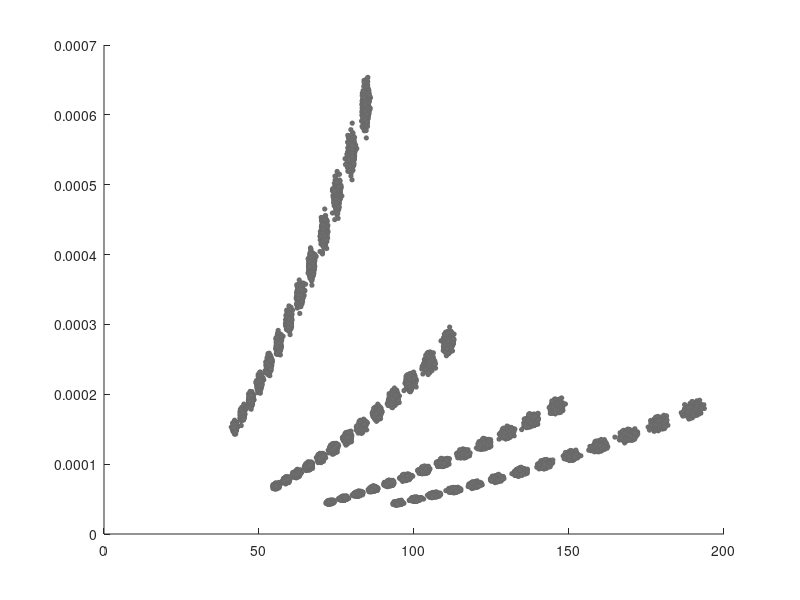

MATLAB code for this plot: (Note: this script raises an error after producing the figure.)
clear all;
%load '/home/jmhh/WASPAA2019/mats/trained_model_of__from_12th_fret.mat';
%figure; plot(pitchEstimate(:,:,13),BEstimate(:,:,13)); hold on, plot(pitchModelOriginalUnits(:),BModelOriginalUnits(:),'.k')
%close all;
for iiii=1:500
%% Initialise parameters
%%%%%%%%%%%%%%%%%%%%%%%%%%%%%%%%%%%%%%%%%%%%%%%%%%%%%%%%%%%
%% Pluck position and displacement
P = 1 / 3; 	
force = .05;

L0 = 34*0.0254 ;%0.6411 + [1 2 9 4 5 2]'* 1e-3; % distance from nut to bridge

numStrings = 4;
strNdx = (1:numStrings)';
numFrets = 12;
fretNdx = (0:numFrets)';
    
%Material properties
Esteel = 2.27e11; % Young's modulus for steel
G = 79.3e9; % known shear modulus steel

rhoCore = 7950; %[kg/m^3]
rhoWrapping = 6250; %[kg/m^3]

%dFull = [.010; .013; .0172; .026; .036; .046] * 0.0254; %full diameter for the  strings
%dCore = [.010; .013; .0172; .0146; .016; .018] * 0.0254; %core diameter without wrapping

dFull = [.045;  .065 ;.085; .105;   ] * 0.0254; %full diameter for the  strings
dCore = [.019; .02; .022; .026; ] * 0.0254; %core diameter without wrapping
% dFull = [.0115; .0151; .023 ; .032; ] * 0.0254; %full diameter for the  strings
% dCore = [.0115; .0151; .0136; .014; ] * 0.0254; %core diameter without wrapping

T0 = [40.6; 49.0; 48.1; 42.4;]*4.45; %([12.8; 12; 17.5; 18.5;]+9)*4.45;

%%%%%%%%%%%%%%%%%%%%%%%%%%%%%%%%%%%%%%%%%%%%%%%%%%%%%%%%%
% Add noise to length
L0 = L0.*2.^(-fretNdx'/12);
L0=L0+randn(size(L0)).*L0*0.005;

% Add noise to T0
T0=T0+randn(size(T0)).*T0*0.005;

% Add noise to dCore
dCore=dCore+randn(size(dCore)).*dCore*0.005;

% Add noise to dWrapping
dWrapping = (dFull - dCore) / 2; %diameter of wrapping wire
dWrapping=dWrapping+randn(size(dWrapping)).*dWrapping*0.005;

% Add noise to plucking force
force=force+randn(size(force)).*force*.005;




%%%%%%%%%%%%%%%%%%%%%
% calculate B and f0

ACore = (pi*(dCore/2).^2);% (pi * dCore.^2) / 4; %Crosssection core [m^2]

% Mass-per-unit length
mu = ACore .* rhoCore + rhoWrapping * ((2 * dWrapping + dCore).^2 - dCore.^2) * (pi / 4);

% Calculating deltaL from material properties
D = dCore + dWrapping;
TcOverTw = (8 * ACore .* D.^3 .* Esteel) ./ (G * dWrapping.^5);
Tc = T0 ./ ((1 ./ TcOverTw) + 1);
Tw = T0 ./ (TcOverTw + 1);
deltaL = (L0 .* Tc) ./ (ACore * Esteel + Tc);

%calculate effective Young's modulus for all strings
E = (Tc ./ ACore) ./ (deltaL ./ (L0 - deltaL));
Eeff = (T0 ./ ACore) ./ (deltaL ./ (L0 - deltaL));

% Transverse Displacement [Abbot, Strings in the 16th and 17th Centuries, 1974, Appendix 3]
deltaP = ((L0 * P .* force .* (1-P)) ./ T0).^2; 

% Length extension
deltaDeltaL = sqrt((P .* L0).^2 + deltaP.^2) + sqrt(((1 - P).*L0).^2 + deltaP.^2) - L0;

% Displacement as if plucked in the middle (retaining the length extension)
deltaHalf = sqrt((deltaDeltaL.^2 + deltaDeltaL .* L0 * 2) / 4);

% Calculate inharmonicity factor
K = (pi^3 * Eeff .* dCore.^2) ./ (16 * T0 .* L0.^2);

%K = -(pi^3 * Eeff .* dCore.^2) ./ (16 * T0 .* L0.^1);

% B is a sum of intrinsic and pluck deflection
BIntrinsic(:,:,iiii) = (K ./ 4) .* dCore.^2;
BPluck(:,:,iiii) = ((K * 3) ./ 8) .* deltaHalf.^2;

f0(:,:,iiii) = sqrt(T0./mu)./L0/2;

end
BMixed = BIntrinsic + BPluck;
BSimulations = BMixed;
pitchSimulations = f0;

w0 = f0;

%load ~/repositories/guitar_string_finger_and_pluck_estimation/util/inharmonicity/mats/BMean_Martin_40ms_wo.mat% Firebrand_40ms_wo.mat
BModelOriginalUnits = [...
    0.1543    0.0674    0.0433    0.0451; ...
    0.1732    0.0756    0.0486    0.0506; ...
    0.1945    0.0849    0.0545    0.0568; ...
    0.2183    0.0953    0.0612    0.0638; ...
    0.2450    0.1069    0.0687    0.0716; ...
    0.2750    0.1200    0.0771    0.0804; ...
    0.3087    0.1347    0.0865    0.0902; ...
    0.3465    0.1512    0.0971    0.1013; ...
    0.3889    0.1697    0.1090    0.1137; ...
    0.4365    0.1905    0.1223    0.1276; ...
    0.4900    0.2138    0.1373    0.1432; ...
    0.5500    0.2400    0.1541    0.1608; ...
    0.6174    0.2694    0.1730    0.1805; ]*1.0e-03;
pitchModelOriginalUnits = [...
   41.2403   55.5997   74.1089   98.8028; ...
   43.6926   58.9059   78.5156  104.6779; ...
   46.2907   62.4086   83.1844  110.9023; ...
   49.0432   66.1196   88.1308  117.4969; ...
   51.9595   70.0513   93.3714  124.4837; ...
   55.0492   74.2168   98.9235  131.8859; ...
   58.3226   78.6299  104.8058  139.7282; ...
   61.7906   83.3055  111.0379  148.0369; ...
   65.4649   88.2591  117.6405  156.8396; ...
   69.3576   93.5073  124.6358  166.1658; ...
   73.4818   99.0675  132.0470  176.0465; ...
   77.8513  104.9583  139.8990  186.5148; ...
   82.4806  111.1995  148.2178  197.6055; ];

mf= pitchModelOriginalUnits(:);%  mean(f0Table,3); mb =mean(BTable,3);
mb = BModelOriginalUnits(:);

minX = 100; maxX = 115;
minY = .75e-4; maxY = 1.16e-4;
figure(22); clf

scatter1 = scatter(w0(:),BMixed(:),10,'filled','o','MarkerFaceColor',[0.43 0.43 0.43],'MarkerEdgeColor',[0.41 0.41 0.41]); 
% Set property MarkerFaceAlpha and MarkerEdgeAlpha to <1.0
scatter1.MarkerFaceAlpha = .4;
scatter1.MarkerEdgeAlpha = .5;
%%
hold on ; scatter((mf(:)),(mb(:)),20,'o','MarkerFaceColor',[.9 .69 .0 ],'MarkerEdgeColor',[0.91 0.61 0.01]);
plot([minX minX],[minY maxY],'k',[maxX maxX],[minY maxY],'k')
plot([minX maxX],[minY minY],'k',[minX maxX],[maxY maxY],'k')
plot([minX 98],[minY 2.98e-4],'--k')
plot([maxX 230],[minY 2.98e-4],'--k')
plot([minX 98],[maxY 4.3e-4],'--k')
plot([maxX 230],[maxY 4.3e-4],'--k')
l=legend('Simulated','Measured');
set(l,'Position',[.63 .8470 0.1 0.2],'orientation', 'horizontal'); legend boxoff %,,"orientation", "horizontal");legend boxoff 

grid minor
ylabel('B [\cdot]'); xlabel('\omega_0 [Hz]');
xlim([35 250]); ylim([1e-5 6e-4]);
hold on; plot(pitchModelOriginalUnits(:),BModelOriginalUnits(:),'.')

%% zoom in
axes('position',[.35 .6 .5 .25])
%
w0=w0(:);
BMixed = BMixed(:);
f0Table = mf(:);
BTable = mb(:);
oneClassw0 = w0((w0>minX) & (w0<maxX) & BMixed>minY & BMixed<maxY);
oneClassB1 = BMixed(w0>minX & (w0<maxX) & BMixed>minY & BMixed<maxY);
oneClassf0 = f0Table(f0Table>minX & (f0Table<maxX) & BTable>minY & BTable<maxY);
oneClassB = BTable(f0Table>minX & (f0Table<maxX) & BTable>minY & BTable<maxY);

%scatter(w0(:),BMixed(:),'filled','*','MarkerFaceColor',[0.43 0.43 0.43],'MarkerEdgeColor',[0.41 0.41 0.41]); 
scatter1 = scatter(oneClassw0(:),oneClassB1(:),'filled','o','MarkerFaceColor',[0.43 0.43 0.43],'MarkerEdgeColor',[0.41 0.41 0.41]) % plot on new axes
scatter1.MarkerFaceAlpha = .3;
scatter1.MarkerEdgeAlpha = .5;
hold on; scatter(oneClassf0(:),oneClassB(:),'o','MarkerFaceColor',[.9 .69 .0 ],'MarkerEdgeColor',[0.91 0.61 0.01]);
axis tight; box on;